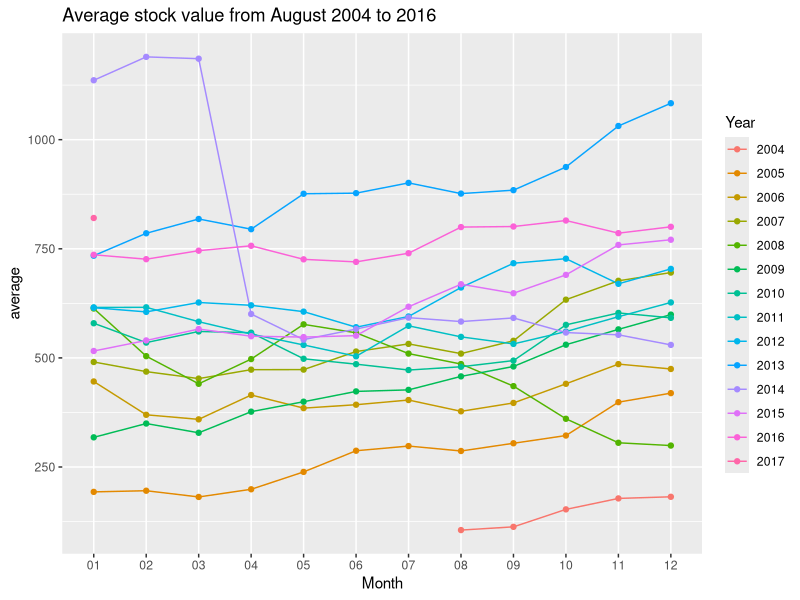
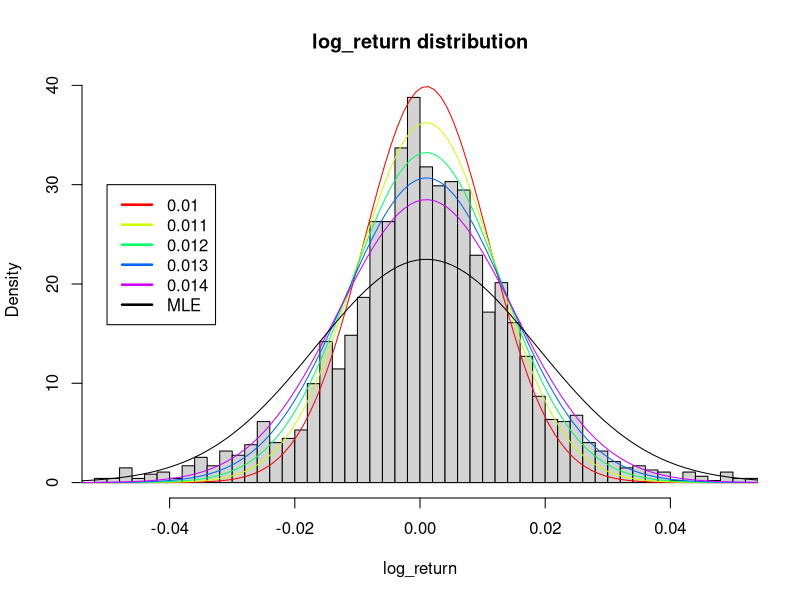

Here is the R script that generated these plots, in order: (Note: this script raises an error after producing the figures.)
## ---- chunk 1
#Run this code before knit. Runblock only 1 time whenever start R to get the packages installed and read!
pkg_list = c("ggplot2", "boot", "bootstrap", "tidyr", "dplyr", "stringr", "scales", "plyr", "tibble", "reshape2", "dgof", "CDFt")
mia_pkgs = pkg_list[!(pkg_list %in% installed.packages()[,"Package"])]
if(length(mia_pkgs) > 0) install.packages(mia_pkgs)
loaded_pkgs = lapply(pkg_list, require, character.only=TRUE)
## ---- chunk 2
# Setting up the dataset:
gg_stock = read.csv("gg_stock.csv")
head(gg_stock)
## ---- chunk 3
#Reformatting and cleaning data.
#Adding average in day and difference between open and close and also their adjusted value.
gg_stock = add_column(gg_stock, Average    = (gg_stock$High + gg_stock$Low)/2, .after = "Low")
gg_stock = add_column(gg_stock, Difference = (gg_stock$Close - gg_stock$Open), .after = "Close")
gg_stock = add_column(gg_stock, Adj..Average    = (gg_stock$Adj..High + gg_stock$Adj..Low)/2, .after = "Adj..Low")
gg_stock = add_column(gg_stock, Adj..Difference = (gg_stock$Adj..Close - gg_stock$Adj..Open), .after = "Adj..Close")
#Profit: This value returns 1 if the difference in both Difference and Adj..Difference is True, else it's 0.
for (i in 1:nrow(gg_stock)){
  if ((gg_stock$Difference[i] >= 0 && gg_stock$Adj..Difference[i] >= 0) == TRUE){
    gg_stock$Profit[i] = 1
  }
  else{
    gg_stock$Profit[i] = 0 
  }
}
#Splitting date into Day - Month -Year:

for (i in 1:nrow(gg_stock)){
  gg_stock$Day[i]   = str_split(gg_stock$Date[i], "-")[[1]][3]
  gg_stock$Month[i] = str_split(gg_stock$Date[i], "-")[[1]][2]
  gg_stock$Year[i]  = str_split(gg_stock$Date[i], "-")[[1]][1]
}
#Not  going to use Ex.Dividend and Split.Radio.
drops = c("Ex.Dividend", "Split.Ratio", "Date")
gg_stock = gg_stock[,!(names(gg_stock) %in% drops)]
gg_stock = gg_stock[c(16,17,18,seq(1,15))]
## ---- chunk 4
Yearsq = seq(2004, 2017,1)
df = data.frame(Year = Yearsq, Month_max = 0, Day_max = 0, Stock_max = 0, Month_min = 0, Day_min =0, Stock_min = 0, Month_max_diff = 0, Day_max_diff = 0)
#df$Stock_max[i] <- 
for (i in 1:14){
 newdatai        <- subset(gg_stock, gg_stock$Year==Yearsq[i])
 df$Stock_max[i] <- max(newdatai$Average) #i-year, stock_max_i is the maximum value of average price of year i
 df$Month_max[i] <- newdatai$Month[which(newdatai$Average==max(newdatai$Average))] # month of the the maximum value of average price of year i
 df$Day_max[i]   <- newdatai$Day[which(newdatai$Average==max(newdatai$Average))]#day of the the maximum value of average price of year i
# #max_average_i<-cbind(i,month_max_i,day_max_i,stock_max_i)
df$Stock_min[i] <-min(newdatai$Average)#i-year, stock_max_i is the minimum value of average price of year i
df$Month_min[i] <-newdatai$Month[which(newdatai$Average==min(newdatai$Average))]
# month of the the minimum value of average price of year i
df$Day_min[i]   <-newdatai$Day[which(newdatai$Average==min(newdatai$Average))]
# day of the the minimum value of average price of year
#df$Stock_min[i] <-cbind(i,month_min_i,day_min_i,stock_min_i)
stock_maxchange_i<-max(newdatai$Difference)#i-year, stock_maxchange_i is the maximum value of price difference of year i
df$Month_max_diff[i] <-newdatai$Month[which(newdatai$Difference==max(newdatai$Difference))]# month of maximum value of price difference of year i
df$Day_max_diff[i] <-newdatai$Day[which(newdatai$Difference==max(newdatai$Difference))] #day of maximum value of price difference of year i
#max_difference_i<-cbind(i,month_maxchange_i,day_maxchange_i,stock_maxchange_i)
# #print(cbind(max_average_i,min_average_i,max_difference_i))
 }
df
## ---- chunk 5
gg_stock2  <- gg_stock %>% group_by(Month, Year) %>% dplyr::summarise(average = mean(Average))
ggplot(gg_stock2, aes(Month, average, group = Year, color = Year)) + geom_line() + geom_point() + ggtitle("Average stock value from August 2004 to 2016")
## ---- chunk 6
# Add a column of Log Return(Since the Log Return of the stock price follow normal distribution).
df_test = gg_stock
df_test$log_return = 0
for (i in 2:nrow(gg_stock)){
  df_test$log_return[i] = log(df_test$Average[i]/df_test$Average[i-1])
}
## ---- chunk 7
# Divide the dataset into two, one for traing and one for test
data_traing = subset(df_test, Year <= 2013 , select=c(Day, Year, Average, log_return))
data_test = subset(df_test, df_test$Year >= 2015, select=c(Day, Year, Average, log_return))
## ---- chunk 8
# Calculate unbiased mean and sd for the data
sd_log = sd(data_traing$log_return)
mean_log = mean(data_traing$log_return)

#Finding MLE for mean and sd
normalF <- function(par) {
  # Log of likelihood of a normal distribution
  # par[1] - mean
  # par[2] - standard deviation
  # x - set of observations. Should be initialized before MLE
  x = data_traing$log_return
  l = sum (-0.5* log(2 * pi * par[2]^2) - 0.5*(x - par[1])^2/par[2]^2 )
  return(-l)
}

MLE = optim(c(mean_log, sd_log), # initial values for mu and sigma
            fn = normalF # function to maximize
            #method = "L-BFGS-B", # this method lets set lower bounds
            #lower = 0.00001 # lower limit for parameters
)
## ---- chunk 9
#Plot the distribution of training dataset
hist(data_traing$log_return, xlim = c(-0.05,0.05), breaks = 100, probability = T, main = 'log_return distribution', xlab = 'log_return')
#Find the best fit normal distribution
x = seq(min(data_traing$log_return), max(data_traing$log_return), 0.001)
sd_range = seq(0.01,0.014,0.001)
cl = rainbow(5)
for (i in 1:5) {
  lines(x, dnorm(x, mean_log, sd_range[i]), col = cl[i])
}
lines(x, dnorm(x, MLE$par[1], MLE$par[2]), col = 'black')
legend(-0.05,30, as.character(c(seq(0.01,0.014,0.001), 'MLE')), col = c(cl,'black'), lwd=2.5)
## ---- chunk 10
set.seed(16)
num_of_samples = length(data_traing$log_return)
y <- rnorm(num_of_samples, MLE$par[1], 0.014)
y1 <- rnorm(num_of_samples, MLE$par[1], MLE$par[2])
result = ks.test(data_traing$log_return, y)
reslt1 = CramerVonMisesTwoSamples(data_traing$log_return,y)
pval1 = 1/6*exp(-reslt1)
result2 = ks.test(data_traing$log_return, y1)
reslt21 = CramerVonMisesTwoSamples(data_traing$log_return,y1)
pval21 = 1/6*exp(-reslt21)
c(pval1, result, pval21, result2)
## ---- chunk 11
#A/R method generate f~N(0.000926,0.01835^2)
fg = function(x) {((1/sqrt(2*pi*MLE$par[2]^2)*exp(-(x-MLE$par[1])^2/(2*MLE$par[2]^2))))/(1/pi/(1+x^2))}
temp = optimize(fg, c(-100,100),maximum = TRUE)
M = temp$maximum
randnorm <- function(n){
  i <- 0; N <- 0
  z <- rep(0, times = n)
  while(i < n){ 
    x <- tan(pi*(runif(1) - 0.5))  
    u <- runif(1)                  
    f <- (1/sqrt(2*pi*MLE$par[2]^2)*exp(-(x-MLE$par[1])^2/(2*MLE$par[2]^2)))   
    g <- 1/pi/(1+x^2) 
    
    if (u <= f/M/g){ 
      i <- i + 1
      z[i] <- x 
    }
    
    N <- N + 1 
  }
  list(z = z, accept = n/N)
}
tmp <- randnorm(2000)
hist(tmp[[1]], breaks=100, freq=F)
x = seq(min(tmp$z), max(tmp$z), 0.001)
lines(x, dnorm(x, MLE$par[1], MLE$par[2]))
## ---- chunk 12
par(mfrow = c(1,2))
# Plot the price
plot(data_traing$Average, type = "l", main = "Day versus Average price", xlab = 'Day', ylab = "Average price")
# Plot the log return
plot(data_traing$log_return, type = "l", main = "Day versus log_return", xlab = 'Day', ylab = "log_return")
## ---- chunk 13
# Method1: to predict the trend for the next year. 
# Description: we first generate 365 numbers from the distribution we found previous, which is
# our log_return. Then we calculate the stock price using the log_return value. Plot the
# predicted price we get. Repeat the process 10 times.
S = matrix(0, 10, 366)
S[, 1] = 782.825
for (i in 1:10) {
  log_return = rnorm(365, 0.0009, 0.014)
  for (j in (2:366)) {
    S[i, j] = exp(log_return[j-1]) * S[i, j-1]
  }
}

X = seq(1, 366, 1)
price2 = data.frame(X,t(S))
df <- melt(price2, id.vars="X")
ggplot(df, aes(X, value, col=variable)) + geom_line()
## ---- chunk 14
# Method2: to predict the trend for the next year.
# Description: We use the Monte Carlo Simulation to predict the trend. First find the
# log_return. And use the Brownian motion model for the daily return value. Then calculate
# price. Plot them. Repeat for 10 times.

# Calculate the mean and variance of log return
log_return = data_traing$log_return
log_mean = mean(log_return)
log_var = var(log_return)
drift = log_mean - (0.5 * log_var)
stdev = sd(log_return)
daily_returns = vector()

k = 10
S = matrix(0, k, 365)
S[, 1] = 782.825
for (i in 1:k) {
  x = runif(365,0,1) #Generate 365 number in [0,1)
  Z = qnorm(x)       
  daily_returns = exp(drift + stdev * Z)
  for (j in 2:length(daily_returns)) {
    S[i, j] = S[i, j - 1] * daily_returns[j]
  }
}

x = seq(1,365,1)
price = data.frame(x, t(S))
df2 <- melt(price, id.vars="x")
ggplot(df2, aes(x, value, col=variable)) + geom_line()
## ---- chunk 15
# Method4: Find the predicted stock price for future year (Using Monte Carlo)
# Description: Not accurate(failed method). We calculate the stock price for the next year,
# based on the log_return we generated from normal distribution. Then repeated the process 
# for 1000 times and calculated mean. As the plot shows, the predicted price results in an
# almost-straight line. This is because we gernerate a large number of the data, and it
# convergences to the mean of the data, which cause the slope to be a constant number.
price=vector()
price[1] = 782.825
for (j in 1:365){
  simuprice=vector()
  for (i in 1:1000){
    log_return_vec=rnorm(1, 0.0009, 0.01)
    simuprice[i]=exp(log_return_vec)*price[j]
  }
  price[j+1]=mean(simuprice)
}
plot(price, type="l")
## ---- chunk 16
# Since we have some non-continous in the date value so we have this function call "daycount" to 
# get the index of the day in the year. 
daycount = function(xvalue){
ini = 0
ret = rep(0, 250)
ret[1] = xvalue[1]
for (i in 2:250){
  if(xvalue[i-1] > xvalue[i]){
    ini = ini + 1
    ret[i] = ini*30 + xvalue[i]
  }
  else{
    ret[i] = ret[i] + ini*30 + xvalue[i]
  }
}
#print(length(ret))
return (ret)
}
## ---- chunk 17
data_2015 =subset(data_traing, Year == 2012, 
select=c(Average))

day_x = subset(data_traing, Year == 2012, 
select=c(Day))

xvalue = as.numeric(day_x$Day)
ret = daycount(xvalue)

data_2016 =subset(data_traing, Year == 2013, 
select=c(Average))

day_x6 = subset(data_traing, Year == 2013, 
select=c(Day))
ret6 = daycount( as.numeric(day_x6$Day))

# Do the cross validation on given data
n =length(data_2015)
e1 = e2 = e3 =e4 = numeric(n)

for (k in 1:n){
   y = data_2015$Average[-k]
   x = ret[-k]

  J1 = lm(y ~ x + I(x^2) +I(x^3))
  yhat1 = J1$coef[1]+J1$coef[2] * ret[k] +  J1$coef[3]*ret[k]^2 +  J1$coef[4]*ret[k]^3
  e1[k] = data_2015[k] - yhat1

  J2 = lm(y~ x +I(x^2))
  yhat2 = J2$coef[1]+J2$coef[2] * ret[k]+ J2$coef[3]*ret[k]^2
  e2[k] = data_2015[k] - yhat2
  
  J3 = lm(log(y)~ x)
  logyhat3 = J3$coef[1] + J3$coef[2] * ret[k]
  yhat3 = exp(logyhat3)
  e3[k] = data_2015[k] - yhat3
  
J4 <- lm(log(y) ~ log(x))
logyhat4 <- J4$coef[1] + J4$coef[2]*log(ret[k])
yhat4=exp(logyhat4)
e4[k] <- data_2015[k] - yhat4
  
}
J2

c(mean(e1[[1]]^2),
mean(e2[[1]]^2), mean(e3[[1]]^2), mean(e4[[1]]^2))

predictedy1 = NULL
count =1;
for (i in ret[250]:(ret[250]+364)){
  predictedy1[count] = J1$coefficients[1] + J1$coefficients[2]*i+J1$coefficients[3]*i^2 + J1$coefficients[3]*i^3
  count = count+1
}

predictedy = NULL
count1 =1;
for (i in ret[250]:(ret[250]+364)){
  predictedy[count1] = J2$coefficients[1] + J2$coefficients[2]*i + J2$coefficients[3]*i^2 
  count1 = count1 + 1
}
## ---- chunk 18
par(mfrow=c(1,3))
plot(predictedy, main = "Quadratic function")
plot(ret6, data_2016$Average[(1:250)], col = 'red')
plot(predictedy1, main = "Cubic function")
## ---- chunk 19
# These are some function to support our models in comparing with the actual data.
# "best_fit": calculate the distances between each points of the two datasets
# "select_fit": calculate the sum of square
best_fit = function(f1, f2){
  # f1 is prediction, f2 is actual
  square_errors  = (f1 - f2)^2
  qwerty = sum(square_errors)
  return (qwerty)
}

select_fit = function(ax,ay,py){
  c= 1
  square_e = vector()
  for (i in ax){
    square_e[c]  = (ay[c]-py[i])^2
    c = c+1
    
  }
  return(sum(square_e))
}

## ---- chunk 20
# prepare the actual data for test
testdata_x = as.numeric(day_x6$Day)
testdata_y = as.numeric(data_2016$Average)
testdata_x = daycount(testdata_x)

testfunc = function(price_data){
  
  res = vector()
  price_1 = price_data$X1
  price_2 = price_data$X2
  price_3 = price_data$X3
  price_4 = price_data$X4
  price_5 = price_data$X5
  price_6 = price_data$X6
  price_7 = price_data$X7
  price_8 = price_data$X8
  price_9 = price_data$X9
  price_10 = price_data$X10
  
 
  res[1] = select_fit(testdata_x,testdata_y,price_1)
  res[2] = select_fit(testdata_x,testdata_y,price_2)
  res[3] = select_fit(testdata_x,testdata_y,price_3)
  res[4] = select_fit(testdata_x,testdata_y,price_4)
  res[5] = select_fit(testdata_x,testdata_y,price_5)
  res[6] = select_fit(testdata_x,testdata_y,price_6)
  res[7] = select_fit(testdata_x,testdata_y,price_7)
  res[8] = select_fit(testdata_x,testdata_y,price_8)
  res[9] = select_fit(testdata_x,testdata_y,price_9)
  res[10] = select_fit(testdata_x,testdata_y,price_10)
  
  return(which.min(res))
}

## ---- chunk 21
#set.seed(16)
#Get the best fit Method:
fit_graph = function(price_df){
qwerty = vector()
qwerty[1] = best_fit(price_df$X1, price_df$X11 )
qwerty[2] = best_fit(price_df$X2, price_df$X11 )
qwerty[3] = best_fit(price_df$X3, price_df$X11 )
qwerty[4] = best_fit(price_df$X4, price_df$X11 )
qwerty[5] = best_fit(price_df$X5, price_df$X11 )
qwerty[6] = best_fit(price_df$X6, price_df$X11 )
qwerty[7] = best_fit(price_df$X7, price_df$X11 )
qwerty[8] = best_fit(price_df$X8, price_df$X11 )
qwerty[9] = best_fit(price_df$X9, price$X11 )
qwerty[10] = best_fit(price_df$X10, price_df$X11 )
ret = which.min(qwerty) # Take 1st plot
  return (ret)
}
## ---- chunk 22
#Method 1 best fit
#set.seed(16)
accept = vector()
accept2 = vector()
for (z in 1:1000){
S = matrix(0, 10, 365)
S[, 1] = 782.825
for (i in 1:10) {
  log_return = rnorm(365, 0.0009, 0.014)
  for (j in (2:365)) {
    S[i, j] = exp(log_return[j-1]) * S[i, j-1]
  }
}

 X = seq(1, 365, 1)
 price = data.frame(X,t(S))
 price$X11 = predictedy
 accept[z] = fit_graph(price)
 accept2[z] = testfunc(price)
}

acc_rate = sum(accept==accept2)
cat("accept rate for Method 1(Basic Normal) = ", acc_rate/1000)
sort(table(accept),decreasing=TRUE)[1:3]
## ---- chunk 23
dfcp = price[c("X", "X1", "X2", "X3", "X4", "X5", "X6","X7","X8","X9","X10","X11")]
dfcp2 <- melt(dfcp, id.vars="X")
ggplot(dfcp2, aes(X, value, col=variable)) + geom_line()
#The fittest one posisible is 9 with 12.8 %
## ---- chunk 24
#set.seed(16)
accept = vector()
accept2 = vector()
for (z in 1:1000){
 log_return = data_traing$log_return
 log_mean = mean(log_return)
 log_var = var(log_return)
 drift = log_mean - (0.5 * log_var)
 stdev = sd(log_return)
 daily_returns = vector()

 k = 10
 S = matrix(0, k, 365)
 S[, 1] = 782.825
 for (i in 1:k) {
   x = runif(365,0,1) #Generate 365 number in [0,1)
   Z = qnorm(x)
   daily_returns = exp(drift + stdev * Z)
   for (j in 2:length(daily_returns)) {
     S[i, j] = S[i, j - 1] * daily_returns[j]
   }
 }

 x = seq(1,365,1)
 price = data.frame(x, t(S))
 price$X11 = predictedy
 accept[z] = fit_graph(price)
 accept2[z] = testfunc(price)
 
}

acc_rate = sum(accept == accept2)
cat("accept rate for Method 2(With Brownian Motion) = ", acc_rate/1000)
a = sort(table(accept),decreasing=TRUE)[1:3]
a
## ---- chunk 25
dfcp = price[c("x", "X1", "X2", "X3", "X4", "X5", "X6","X7","X8","X9","X10","X11")]
dfcp2 <- melt(dfcp, id.vars="x")
ggplot(dfcp2, aes(x, value, col=variable)) + geom_line()
#The fittest one possible is 2 with 11.8 %
## ---- chunk 26
plot(predictedy, xlab="Day", ylab="price")
points(ret6, data_2016$Average[(1:250)], col = 'red')
legend("topleft", as.character(c("cubic model", "true data")), col = c('black','red'), pch = 1)
## ---- chunk 27
dfcp = price[c("x", colnames(price[as.numeric(names(a[1]))+1]), "X11")]
df3 <- data.frame(ret6, data_2016$Average[(1:250)])
colnames(df3) <- c("x1", "y1")
dfcp2 <- melt(dfcp, id.vars="x")
ggplot() + geom_line(data = dfcp2, mapping = aes(x, value, col=variable)) + geom_point(mapping = aes(x = x1, y = y1, col='true data'), data = df3) + scale_color_manual(labels = c("true data", "model", "prediction line"), values = c("hotpink", "turquoise2", "springgreen4"))
#The fittest one possible is 2 with 11.8 %
